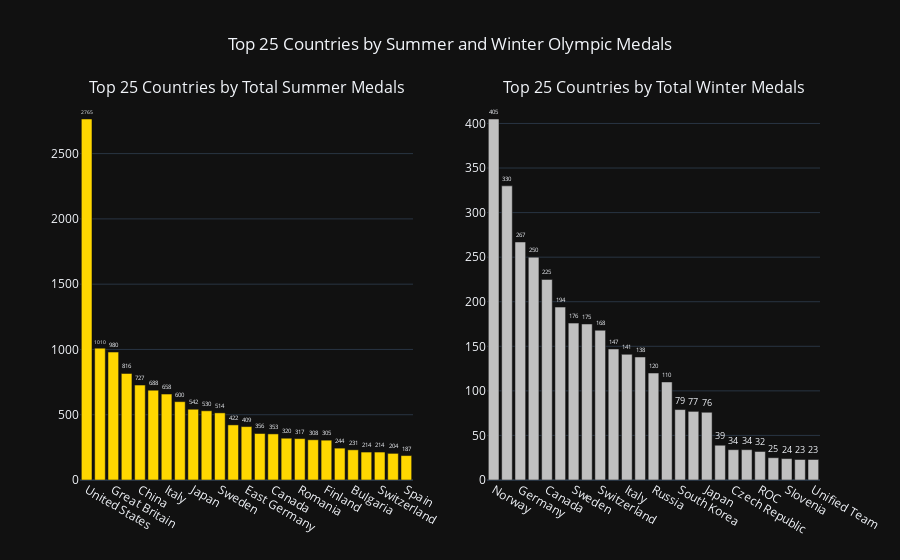

Here is the notebook cell this chart was saved with:
### Markdown cell above
Subplots of bargraph showing total summer and winter medals

### Code cell
from plotly.subplots import make_subplots
import plotly.graph_objects as go

top_summer_25_countries = df.nlargest(25, 'Tsummer')
top_winter_25_countries = df.nlargest(25, 'Twinter')

fig_sw = make_subplots(
    rows=1, cols=2,
    subplot_titles=("Top 25 Countries by Total Summer Medals", "Top 25 Countries by Total Winter Medals")
)

fig_sw.add_trace(
    go.Bar(
        x=top_summer_25_countries['Team'],
        y=top_summer_25_countries['Tsummer'],
        marker_color='gold',
        text=top_summer_25_countries['Tsummer'],
        textposition='outside',
        name='Summer'
    ),
    row=1, col=1
)

fig_sw.add_trace(
    go.Bar(
        x=top_winter_25_countries['Team'],
        y=top_winter_25_countries['Twinter'],
        marker_color='silver',
        text=top_winter_25_countries['Twinter'],
        textposition='outside',
        name='Winter'
    ),
    row=1, col=2
)
fig_sw.update_layout(
    title_text="Top 25 Countries by Summer and Winter Olympic Medals",
    title_x=0.5,
    template='plotly_dark',
    showlegend=False
)

fig_sw.show()

### Figure 1 — Plotly figure (JSON) as saved in the notebook; plotly's stock layout.template omitted (floating-point values rounded to 4 significant figures)
{"data": [{"marker": {"color": "gold"}, "name": "Summer", "text": [2765.0, 1010.0, 980.0, 816.0, 727.0, 688.0, 658.0, 600.0, 542.0, 530.0, 514.0, 422.0, 409.0, 356.0, 353.0, 320.0, 317.0, 308.0, 305.0, 244.0, 231.0, 214.0, 214.0, 204.0, 187.0], "textposition": "outside", "type": "bar", "x": ["United States", "Soviet Union", "Great Britain", "France", "China", "Germany", "Italy", "Australia", "Japan", "Hungary", "Sweden", "Russia", "East Germany", "Netherlands", "Canada", "South Korea", "Romania", "Poland", "Finland", "Cuba", "Bulgaria", "Denmark", "Switzerland", "West Germany", "Spain"], "xaxis": "x", "y": [2765, 1010, 980, 816, 727, 688, 658, 600, 542, 530, 514, 422, 409, 356, 353, 320, 317, 308, 305, 244, 231, 214, 214, 204, 187], "yaxis": "y"}, {"marker": {"color": "silver"}, "name": "Winter", "text": [405.0, 330.0, 267.0, 250.0, 225.0, 194.0, 176.0, 175.0, 168.0, 147.0, 141.0, 138.0, 120.0, 110.0, 79.0, 77.0, 76.0, 39.0, 34.0, 34.0, 32.0, 25.0, 24.0, 23.0, 23.0], "textposition": "outside", "type": "bar", "x": ["Norway", "United States", "Germany", "Austria", "Canada", "Soviet Union", "Sweden", "Finland", "Switzerland", "Netherlands", "Italy", "France", "Russia", "East Germany", "South Korea", "China", "Japan", "West Germany", "Czech Republic", "Great Britain", "ROC", "Czechoslovakia", "Slovenia", "Poland", "Unified Team"], "xaxis": "x2", "y": [405, 330, 267, 250, 225, 194, 176, 175, 168, 147, 141, 138, 120, 110, 79, 77, 76, 39, 34, 34, 32, 25, 24, 23, 23], "yaxis": "y2"}], "layout": {"annotations": [{"font": {"size": 16}, "showarrow": false, "text": "Top 25 Countries by Total Summer Medals", "x": 0.225, "xanchor": "center", "xref": "paper", "y": 1, "yanchor": "bottom", "yref": "paper"}, {"font": {"size": 16}, "showarrow": false, "text": "Top 25 Countries by Total Winter Medals", "x": 0.775, "xanchor": "center", "xref": "paper", "y": 1, "yanchor": "bottom", "yref": "paper"}], "showlegend": false, "title": {"text": "Top 25 Countries by Summer and Winter Olympic Medals", "x": 0.5}, "xaxis": {"anchor": "y", "domain": [0, 0.45]}, "xaxis2": {"anchor": "y2", "domain": [0.55, 1]}, "yaxis": {"anchor": "x", "domain": [0, 1]}, "yaxis2": {"anchor": "x2", "domain": [0, 1]}}}
